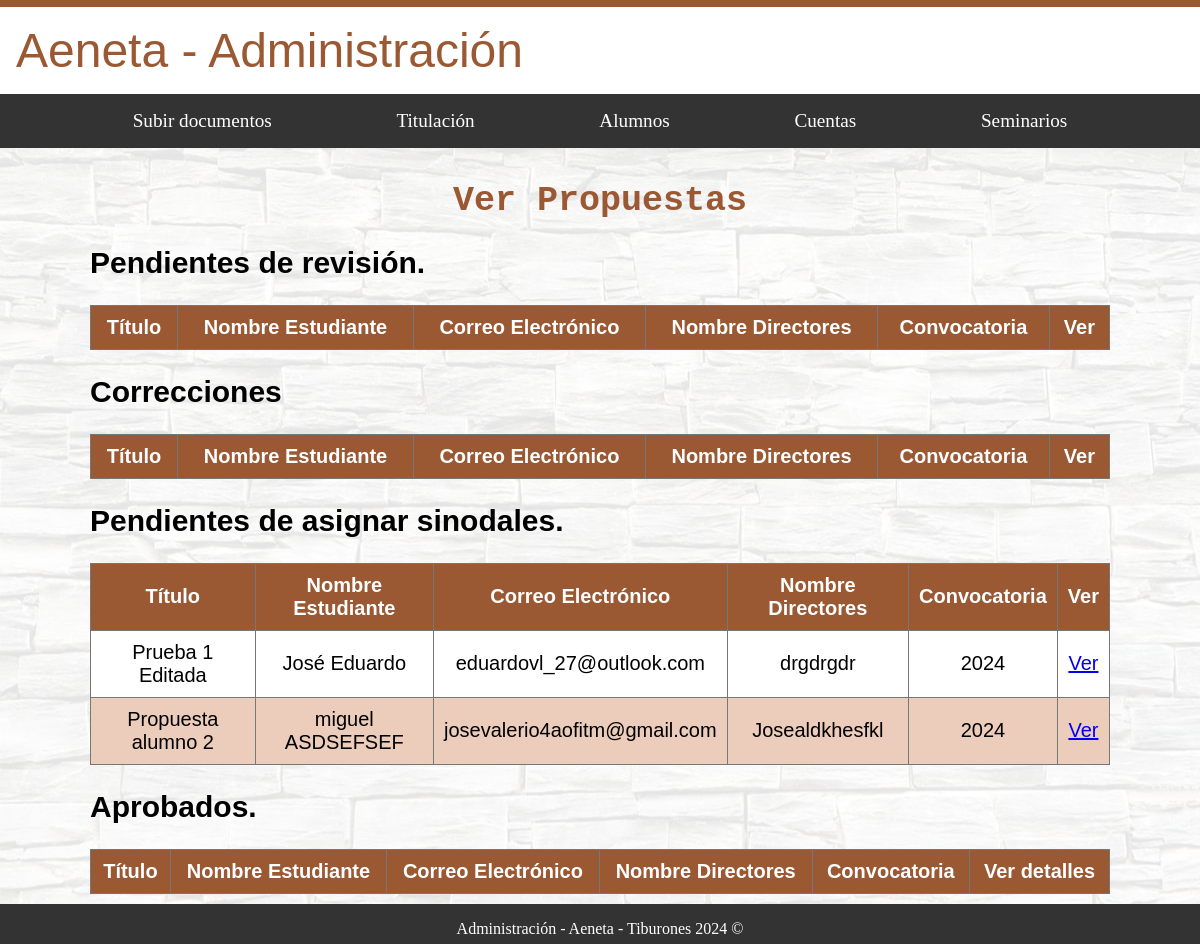
/administracion/alumnos/revisar_propuestas_titulacion/, run on an earlier commit of the app's database.
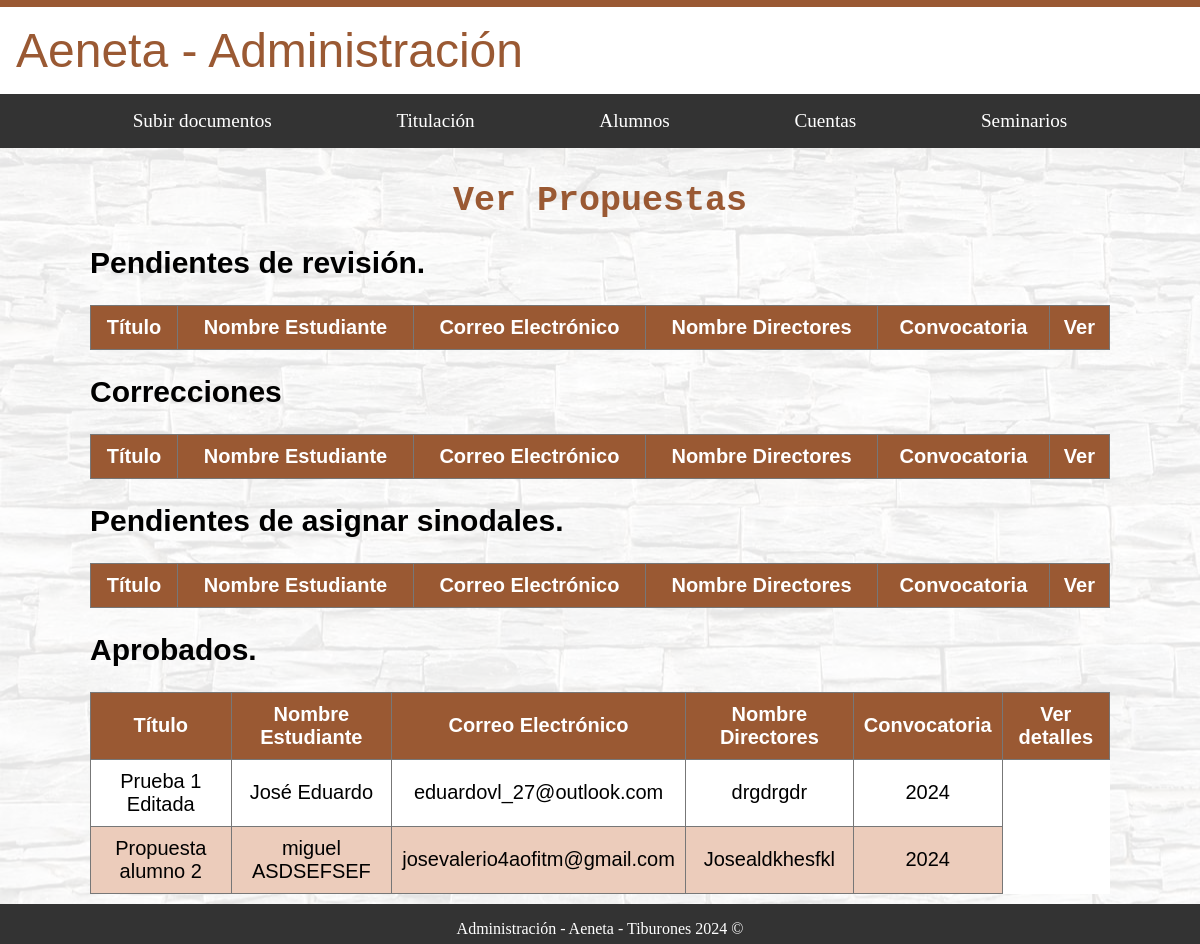
And on a later commit of the database.
### alumnos/models.py (models this page shows, shortened)
class DocumentoPropuestaAlumno(models.Model):
    titulo = models.CharField(max_length=255)
    nombre_estudiante = models.CharField(max_length=100)  # Se llenará automáticamente
    correo_electronico = models.EmailField()  # Se llenará automáticamente
    nombre_directores = models.CharField(max_length=255)
    resumen = models.TextField()
    objetivos = models.TextField()
    metodologia = models.TextField()
    palabras_clave = models.CharField(max_length=255)
    referencias = models.TextField()
    convocatoria = models.CharField(max_length=4, default="2024")
    enviado = models.BooleanField(default=False)
    aceptado = models.BooleanField(default=False)
    sinodales = models.BooleanField(default=False)
    alumno = models.ForeignKey(settings.AUTH_USER_MODEL, on_delete=models.CASCADE)

### administracion/views.py (the view)
# urls.py: path('alumnos/revisar_propuestas_titulacion/', AdministracionDocumentosPrupuestaAlumnos.as_view(), name='revisar_propuestas_titulacion'),
class AdministracionDocumentosPrupuestaAlumnos(TemplateView):
    template_name = 'administracion/alumnos/revisar_propuestas_titulacion.html'
    def get(self, request, *args, **kwargs):
        propuestas_pendientes_revision = DocumentoPropuestaAlumno.objects.filter(revisarpropuesta__revisado=False, enviado=True)
        propuestas_correcciones = DocumentoPropuestaAlumno.objects.filter(revisarpropuesta__revisado=True, revisarpropuesta__aceptado=False)
        propuestas_pendientes_sinodales = DocumentoPropuestaAlumno.objects.filter(revisarpropuesta__aceptado=True, sinodales=False)
        propuestas_aprobadas = DocumentoPropuestaAlumno.objects.filter(revisarpropuesta__aceptado=True, sinodales=True)
        context = {
            'propuestas_pendientes_revision': propuestas_pendientes_revision,
            'propuestas_correcciones': propuestas_correcciones,
            'propuestas_pendientes_sinodales': propuestas_pendientes_sinodales,
            'propuestas_aprobadas': propuestas_aprobadas
        }
        return self.render_to_response(context)

### administracion/templates/administracion/alumnos/revisar_propuestas_titulacion.html (shortened to what this page needs)
{% extends "base_generic_Administracion.html" %}
{% block content %}
<div id="fondo">
  <div class="contenedor_principal letra_texto">
    <h1 class="letra_titulos">Ver Propuestas</h1>
    <div>
      <h2>Pendientes de revisión.</h2>
      <table>
        <thead>
          <tr>
            <th>Título</th>
            <th>Nombre Estudiante</th>
            <th>Correo Electrónico</th>
            <th>Nombre Directores</th>
            <th>Convocatoria</th>
            <th>Ver</th>
          </tr>
        </thead>
      </table>
    </div>
    <div>
      <h2>Correcciones</h2>
      <table>
        <thead>
          <tr>
            <th>Título</th>
            <th>Nombre Estudiante</th>
            <th>Correo Electrónico</th>
            <th>Nombre Directores</th>
            <th>Convocatoria</th>
            <th>Ver</th>
          </tr>
        </thead>
      </table>
    </div>
    <div>
      <h2>Pendientes de asignar sinodales.</h2>
      <table>
        <thead>
          <tr>
            <th>Título</th>
            <th>Nombre Estudiante</th>
            <th>Correo Electrónico</th>
            <th>Nombre Directores</th>
            <th>Convocatoria</th>
            <th>Ver</th>
          </tr>
        </thead>
        <tbody>
          {% for propuesta in propuestas_pendientes_sinodales %}
            <tr>
              <td>{{ propuesta.titulo }}</td>
              <td>{{ propuesta.nombre_estudiante }}</td>
              <td>{{ propuesta.correo_electronico }}</td>
              <td>{{ propuesta.nombre_directores }}</td>
              <td>{{ propuesta.convocatoria }}</td>
              <td><a href="{% url 'administracion:asignar_sinodales' pk=propuesta.pk %}">Ver</a></td>
            </tr>
          {% endfor %}
        </tbody>
      </table>
    </div>
    <div>
      <h2>Aprobados.</h2>
      <table>
        <thead>
          <tr>
            <th>Título</th>
            <th>Nombre Estudiante</th>
            <th>Correo Electrónico</th>
            <th>Nombre Directores</th>
            <th>Convocatoria</th>
            <th>Ver detalles</th>
          </tr>
        </thead>
        <tbody>
          {% for propuesta in propuestas_aprobadas %}
            <tr>
              <td>{{ propuesta.titulo }}</td>
              <td>{{ propuesta.nombre_estudiante }}</td>
              <td>{{ propuesta.correo_electronico }}</td>
              <td>{{ propuesta.nombre_directores }}</td>
              <td>{{ propuesta.convocatoria }}</td>
            </tr>
          {% endfor %}
        </tbody>
      </table>
    </div>
  </div>
</div>
{% endblock %}

What changed in the data, as far as the page shows it:
changed DocumentoPropuestaAlumno "Prueba 1 Editada": moves from the list under "Pendientes de asignar sinodales." to the list under "Aprobados."
changed DocumentoPropuestaAlumno "Propuesta alumno 2": moves from the list under "Pendientes de asignar sinodales." to the list under "Aprobados."
